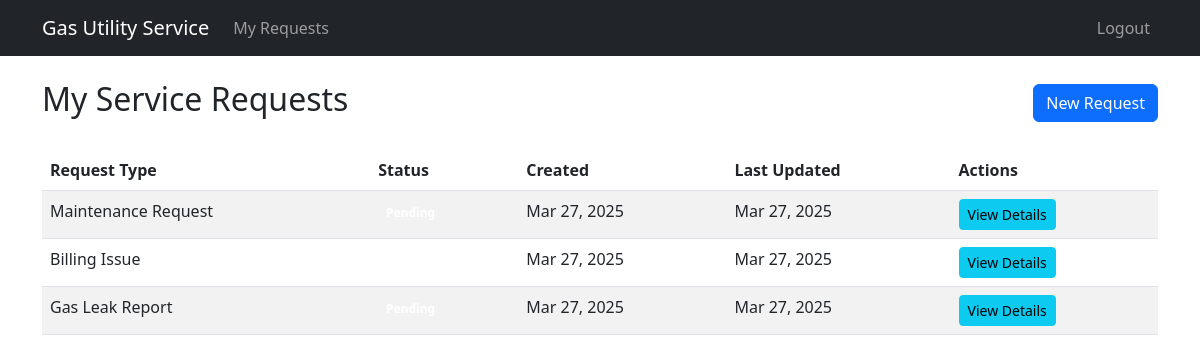
The page /requests/ (signed in) on the database its author committed.
### service_requests/models.py (models this page shows, shortened)
class ServiceRequest(models.Model):
    STATUS_CHOICES = [
        ('PENDING', 'Pending'),
        ('IN_PROGRESS', 'In Progress'),
        ('RESOLVED', 'Resolved'),
        ('CLOSED', 'Closed')
    ]
    customer = models.ForeignKey(settings.AUTH_USER_MODEL, on_delete=models.CASCADE)
    request_type = models.ForeignKey(ServiceRequestType, on_delete=models.PROTECT)
    description = models.TextField()
    status = models.CharField(max_length=20, choices=STATUS_CHOICES, default='PENDING')
    created_at = models.DateTimeField(auto_now_add=True)
    updated_at = models.DateTimeField(auto_now=True)
    resolved_at = models.DateTimeField(null=True, blank=True)
    attachment = models.FileField(upload_to='service_requests/', null=True, blank=True)

class ServiceRequestType(models.Model):
    name = models.CharField(max_length=100)
    description = models.TextField(blank=True)

### service_requests/views.py (the view)
# urls.py: path('', views.request_list, name='request_list'),
@login_required
def request_list(request):
    requests = ServiceRequest.objects.filter(customer=request.user).order_by('-created_at')
    return render(request, 'service_requests/request_list.html', {'requests': requests})

### service_requests/templates/service_requests/request_list.html
{% extends 'base.html' %} {% block title %}My Requests{% endblock %}
{% block content %}
<div class="d-flex justify-content-between align-items-center mb-4">
  <h2>My Service Requests</h2>
  <a href="{% url 'create_request' %}" class="btn btn-primary">New Request</a>
</div>
{% if requests %}
<div class="table-responsive">
  <table class="table table-striped">
    <thead>
      <tr>
        <th>Request Type</th>
        <th>Status</th>
        <th>Created</th>
        <th>Last Updated</th>
        <th>Actions</th>
      </tr>
    </thead>
    <tbody>
      {% for request in requests %}
      <tr>
        <td>{{ request.request_type.name }}</td>
        <td>
          <span class="badge bg-{{ request.status|lower }}"
            >{{ request.get_status_display }}</span
          >
        </td>
        <td>{{ request.created_at|date:"M d, Y" }}</td>
        <td>{{ request.updated_at|date:"M d, Y" }}</td>
        <td>
          <a
            href="{% url 'request_detail' request.pk %}"
            class="btn btn-sm btn-info"
            >View Details</a
          >
        </td>
      </tr>
      {% endfor %}
    </tbody>
  </table>
</div>
{% else %}
<div class="alert alert-info">
  You haven't submitted any service requests yet.
</div>
{% endif %} {% endblock %}

### rows shown on the page
ServiceRequest: request_type.name "Maintenance Request", created_at "Mar 27, 2025", updated_at "Mar 27, 2025"
ServiceRequest: request_type.name "Billing Issue", created_at "Mar 27, 2025", updated_at "Mar 27, 2025"
ServiceRequest: request_type.name "Gas Leak Report", created_at "Mar 27, 2025", updated_at "Mar 27, 2025"
